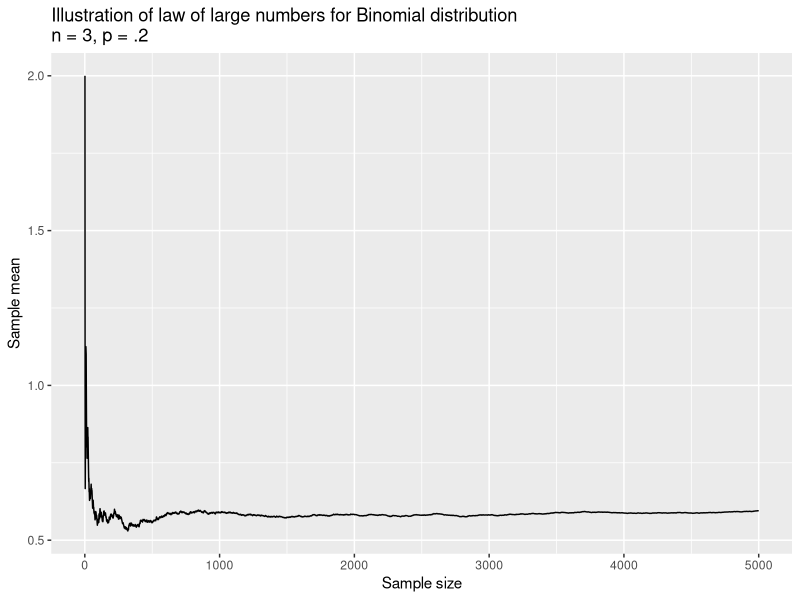
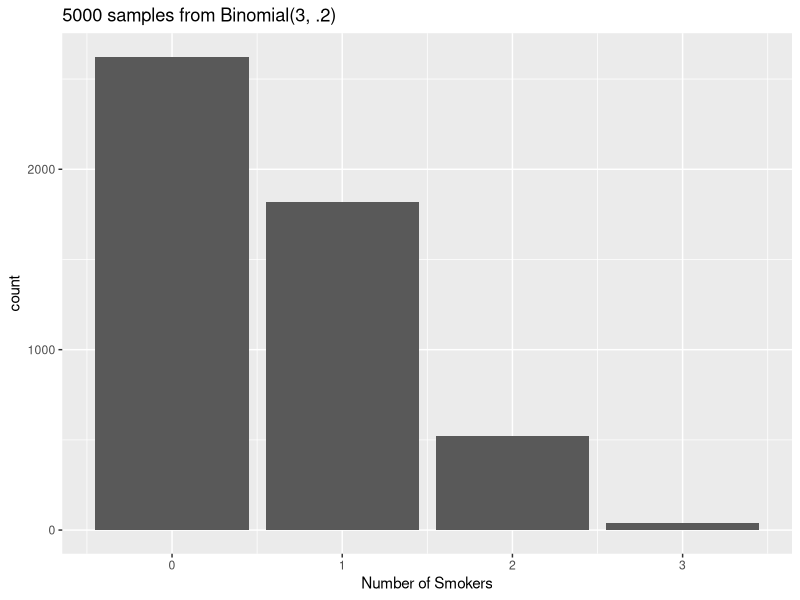

Generate these figures, in order, with R:
## ---- chunk 1

## ---- chunk 2
library(tidyverse)
## ---- chunk 3
factorial(3)
## ---- chunk 4
choose(3, 3)
## ---- chunk 5
dbinom(x = 0:3, size = 3, 
       prob = .2)
## ---- chunk 6
sum(dbinom(x = 100:500, size = 500, prob = .2))
## ---- chunk 7
1 - pbinom(q = 99, size = 500, prob = .2)
## ---- chunk 8
set.seed(0) # so results are reproducible 
inputP <- .2
binomDraws <- rbinom(n = 100, size = 3, prob = inputP)
binomDraws
## ---- chunk 9
mean(binomDraws)
## ---- chunk 10
set.seed(0) # so results are reproducible 
binomDraws <- rbinom(n = 5000, size = 3, prob = .2)
myMeans <- data.frame(sampleSize = 1:5000, myMean = NA)
meanFun <- function(inputSampSize, outcomes) {
  return(mean(outcomes[1:inputSampSize]))
}
myMeans$myMean <- sapply(myMeans$sampleSize, meanFun, binomDraws)
head(myMeans)
tail(myMeans)
## ---- chunk 11
myMeans %>%
  ggplot(aes(x = sampleSize, y = myMean)) +
  geom_line() +
  labs(x = "Sample size",
       y = "Sample mean",
       title = "Illustration of law of large numbers for Binomial distribution\nn = 3, p = .2")
## ---- chunk 12
set.seed(0) # so results are reproducible 
binomDraws <- rbinom(n = 5000, size = 3, prob = .2)
table(binomDraws)/5000
## ---- chunk 13
dbinom(x = 0:3, size = 3, prob = .2)
## ---- chunk 14
data.frame(binomDraws) %>%
  ggplot(aes(x = binomDraws)) + 
    geom_bar() +
    labs(x = "Number of Smokers",
         title = "5000 samples from Binomial(3, .2)")
